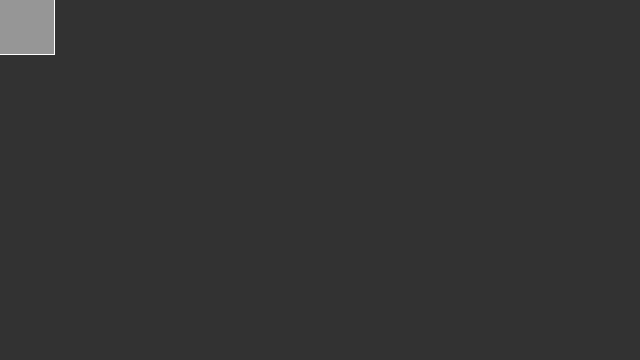
Frame 1 (no input)
Frame 60 (the mouse pressed at the canvas centre just before this capture): identical to frame 1, image omitted
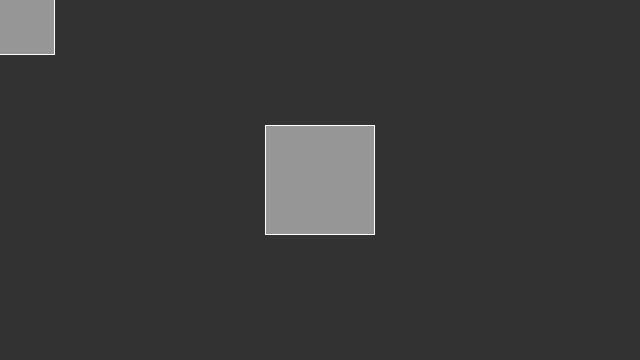
Frame 120 (the mouse held since frame 60 and released just before this capture)

The Processing sketch that drew these frames (run headless with seeded random() and noise(); from frame 60 on, the mouse is pressed at the canvas centre):

// Processing sketch: sketch_setup_draw
// ── sketch_setup_draw.pde
void setup() {
  size(640, 360);
  background(50);
}

void draw() {
  fill(150);
  stroke(255);
  rectMode(CENTER);
  
  //rect(320,180,100,50);
  rect(mouseX, mouseY, 109, 109);
  //rect(width - mouseX, height - mouseY, 100, 100);
}
